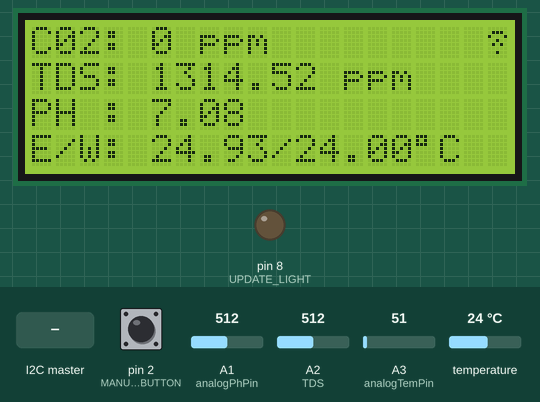
Bench run of a sketch on a simulated Arduino Uno, built with avr-gcc and run on an emulated ATmega328P. Shown: 20×4 character LCD, output pins drawn as LEDs (lit = HIGH). Inputs (shaded band) come from the test bench; at power-on: pin 2 (MANUAL_CHECK_BUTTON) HIGH, A1 (analogPhPin) = 512, A2 (TDS) = 512, A3 (analogTemPin) = 51, temperature 24 °C. What the sketch prints to the serial monitor is not drawn.

Above: at 2.6 s.
2.7 s: pin 2 (MANUAL_CHECK_BUTTON) pulled LOW for 0.15 s
At 3.5 s:
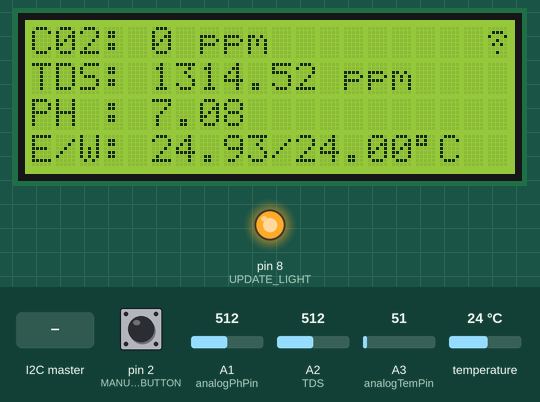
5.2 s: the I2C master sends the byte 5
6.7 s: the I2C master sends the byte 0
8.2 s: the I2C master sends the byte 200
Timing chart, 0 to 10.7 s (numbered marks = the images above; inputs shaded):
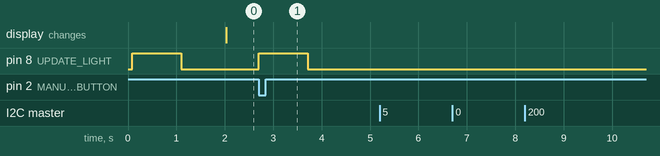

The sketch:

sketch.ino
```cpp
#include <DallasTemperature.h>
#include <math.h>
#include <LiquidCrystal_I2C.h>
#include <SoftwareSerial.h>
#include <OneWire.h>
#include <Wire.h>

#define UPDATE_LIGHT 8
#define MANUAL_CHECK_BUTTON 2
#define ZOOMER 9

/* PH Meter using PH Sensor
*
* https://bestengineeringprojects.com/arduino-ph-meter-using-ph-sensor/
*
*/
#define analogTemPin A3
#define ONE_WIRE_BUS 3
#define analogPhPin A1
OneWire oneWire(ONE_WIRE_BUS);
DallasTemperature sensors(&oneWire);
long phTot, temTot;
float phAvg, temAvg;
int x;
// Final
float pHValue = 0;
float Etemp = 0;
float Wtemp = 0;
// TODO: Поменять коэффициенты
const float C = 21.34; //Constant of straight line (Y = mx + C)
const float m = -5.70; // Slope of straight line (Y = mx + C)


/*
* C02 Meter
*
* https://itnan.ru/post.php?c=2&p=272090
*/
#define CO2 A3
SoftwareSerial mySerial(7, 6); // TX, RX
//Final
int ppm = 0;
byte cmd[9] = {0xFF, 0x01, 0x86, 0x00, 0x00, 0x00, 0x00, 0x00, 0x79};
unsigned char response[9];

/*
* TDS
*
* http://wiki.amperka.ru/products:troyka-tds-sensor
*/
#define TDS A2
// Final
float tdsSensor = 0.00;

LiquidCrystal_I2C lcd (0x27, 20, 4);

volatile unsigned long globalTimeBufferMillis = 0;

byte customChar[] = {
  B00000,
  B01110,
  B10001,
  B00100,
  B01010,
  B00000,
  B00100,
  B00000
};

boolean cooldownState;

// Standarts
int refC02 = 0;
float refNormalPh = 0;
float refVolume = 0;

void setup() {
  Serial.setTimeout(5);
  Serial.begin(9600);
  mySerial.begin(9600);

  // lcd.createChar(0, customChar);
  lcd.init();
  lcd.createChar(0, customChar);
  lcd.home();

  sensors.begin();
  pinMode(TDS, INPUT);
  pinMode(UPDATE_LIGHT, OUTPUT);
  pinMode(MANUAL_CHECK_BUTTON, INPUT_PULLUP);


  digitalWrite(UPDATE_LIGHT, LOW);

  attachInterrupt(0, manuallCheck, FALLING);

  // lcd.init();
  lcd.backlight();
  // lcd.clear();
  // lcd.setCursor(0, 0);

  Wire.begin(51);                // join i2c bus with address #4
  // Wire.setTimeout(100);
  Wire.onRequest(requestHandler);
  Wire.onReceive(receiveHandler);

}

int aboba = 1024;
boolean isWiFiAlert = false;
boolean isSuccessfulConnection = false;
void receiveHandler (int size) {
  Serial.println("receiveHandler");

  String buff = "";
  while (Wire.available() > 0) // loop through all but the last
  {
    char c = Wire.read(); // receive byte as a character
    buff.concat(c);         // print the character
  }
  Serial.println(buff);


  if (buff.equals("WiFiConfigStart\r\n")) {
    isWiFiAlert = true;
    cooldownState = false;
  }

  if (buff.equals("WiFiConfigEnd\r\n")) {
    isWiFiAlert = false;
    isSuccessfulConnection = true;
    cooldownState = false;
  }

  if (buff.equals("ReadSensors\r\n")) {
    cooldownState = false;
  }

  if (buff.substring(0, 3).equals("Ref")) {
    buff = buff.substring(buff.indexOf(':') + 1, buff.length());

    int refC02 = buff.substring(0, buff.indexOf(':')).toInt();
    buff = buff.substring(buff.indexOf(':') + 1, buff.length());

    float refNormalPh = buff.substring(0, buff.indexOf(':')).toFloat();

    float refVolume = buff.substring(buff.indexOf(':') + 1, buff.indexOf('$')).toFloat();
  }

}

void requestHandler() {
  Serial.println("requestHandler");

  Wire.print("$");
  Wire.print(ppm);
  Wire.print(":");
  Wire.print(pHValue);
  Wire.print(":");
  Wire.print(Etemp);
  Wire.print(":");
  Wire.print(Wtemp);
  Wire.print(":");
  Wire.print(tdsSensor);
  Wire.println("$");


}


void manuallCheck() {
  cooldownState = false;
}

void loop() {

  if (isWiFiAlert) {
    printWiFiMessageOnLcd();
    improvedDelay(3000);
  }

  if (isSuccessfulConnection) {
    printWiFiSuccessOnLcd();
    improvedDelay(3000);
    isSuccessfulConnection = false;
  }

  getData();
  // alertCO2();
  printDataOnLcd();
  improvedDelay(60000);

}

void printWiFiMessageOnLcd() {
  lcd.clear();
  lcd.setCursor(0, 1);
  lcd.print(" Connect via Wi-Fi");
  lcd.setCursor(0, 2);
  lcd.print(" ESP8266 ConfigMe");
}

void printWiFiSuccessOnLcd() {
  lcd.clear();
  lcd.setCursor(0, 1);
  lcd.print(" Successful connect");
  lcd.setCursor(0, 2);
  lcd.print(" to local WiFi");
}

void getPHData() {

  // Финальные переменные
  phTot = 0;
  temTot = 0;
  phAvg = 0;
  temAvg = 0;

  //taking 10 sample and adding with 10 milli second delay
  for(x=0; x<10 ; x++)
    {
        phTot += analogRead(analogPhPin);
        temTot += analogRead(analogTemPin);
        improvedDelay(10);
    }
    float temAvg = temTot/10.0;
    float phAvg = phTot/10;
    // float temVoltage = temAvg * (1023.0 / 5000.0); //convert sensor reading into milli volt
    float phVoltage =  phAvg * (5.0 / 1023.0); //convert sensor reading into milli volt

    sensors.requestTemperatures(); // Send the command to get temperatures
    Etemp = (temAvg/1023.0)*5.0*1000/10; //convert milli volt to temperature degree Celsius
    pHValue = phVoltage*m+C;
    Wtemp = sensors.getTempCByIndex(0);
    float TempDif = fabs(Etemp-Wtemp); //calculating the absolute value of floating

}

/*
* Собираем информацию со всех датчиков
*/
void getData() {
  getPPMCO2();
  getPPMTDS();
  getPHData();
}

/*
*
* 350 — 450 ppm: Нормальный уровень на открытом воздухе.
*
* < 600 ppm: Приемлемые уровни. Уровень. рекомендованный для спален, детских садов и школ.
*
* 600 — 1000 ppm: Жалобы на несвежий воздух, возможно снижение концентрации внимания.
*
* 1000 ppm: Максимальный уровень стандартов ASHRAE
*
* 1000 — 2500 ppm: Общая вялость, снижение концентрации внимания, возможна головная боль.
*
* 2500 — 5000 ppm: Возможны нежелательные эффекты на здоровье.
*
*/
void getPPMCO2()
{
  digitalWrite(UPDATE_LIGHT, HIGH);
  mySerial.write(cmd, 9);
  memset(response, 0, 9);
  mySerial.readBytes(response, 9);
  int i;
  byte crc = 0;
  for (i = 1; i < 8; i++) crc+=response[i];
  crc = 255 - crc;
  crc++;

  if ( !(response[0] == 0xFF && response[1] == 0x86 && response[8] == crc) ) {
    Serial.println("CRC error: " + String(crc) + " / "+ String(response[8]));
  } else {
    unsigned int responseHigh = (unsigned int) response[2];
    unsigned int responseLow = (unsigned int) response[3];
    ppm = (256*responseHigh) + responseLow;
  }
  digitalWrite(UPDATE_LIGHT, LOW);
}

/*
*
* @link https://pronormy.ru/stroitelstvo/zhkh/zhestkost-vody-norma
* Показатели для PPM  @endlink
*
*/
void getPPMTDS() {
  digitalWrite(UPDATE_LIGHT, HIGH);
  int valueSensor = analogRead(TDS);
  float voltageSensor = valueSensor * 5 / 1024.0;
  tdsSensor = (133.42 * pow(voltageSensor, 3) - 255.86 * pow(voltageSensor, 2) + 857.39 * voltageSensor) * 0.5;
  digitalWrite(UPDATE_LIGHT, LOW);
}


/*
* Оповещаем пользователя о
* завышенном колличестве CO2 в воздухе
*/
void alertCO2() {
  if (ppm >= refC02) {
    tone(ZOOMER, 100, 100);
    improvedDelay(200);
    noTone(ZOOMER);
    tone(ZOOMER, 100, 100);
    improvedDelay(200);
    noTone(ZOOMER);
    tone(ZOOMER, 100, 100);
  }
}


/*
* Печатаем информацию на LCD2004
*/
void printDataOnLcd() {
  lcd.clear();
  lcd.blink_off();
  lcd.setCursor(0, 0);
  lcd.print("C02: ");
  lcd.print(ppm);
  lcd.print(" ppm");

  lcd.setCursor(0, 1);
  lcd.print("TDS: ");
  lcd.print(tdsSensor);
  lcd.print(" ppm");

  lcd.setCursor(0, 2);
  lcd.print("PH : ");
  lcd.print(pHValue);

  lcd.setCursor(0, 3);
  lcd.print("E/W: ");
  lcd.print(Etemp);
  lcd.print("/");
  lcd.print(Wtemp);
  lcd.print("");
  lcd.write(B11011111);
  lcd.print("C");

  lcd.setCursor(19, 0);
  lcd.write(0);
  lcd.setCursor(19, 0);

  if (isWiFiAlert) {
    lcd.blink_on();
  } else {
    lcd.blink_off();
  }

}

/*
* Улучшенный метод ожидания
* Использовать только его, чтобы не ломать счёт времени
*/
void improvedDelay(unsigned int waitTime) {
    globalTimeBufferMillis = millis();
    cooldownState = true;

    while (cooldownState) {
        if (millis() - globalTimeBufferMillis > waitTime)
            cooldownState = false;
    }
}

void waitMicros() {
    for (int i = 0; i < 200; i++) {

        unsigned int microsTimerBuffer = micros();

        boolean exitState = true;
        while (exitState) {
            if (micros() - microsTimerBuffer > 50000) {
                exitState = false;
            }
        }
    }
}
```

Measured:
- after the input at 2.7 s, pin 8 (UPDATE_LIGHT): LOW → HIGH at once, → LOW 1.0 s later
- after the input at 5.2 s, every drawn part: stays the same
- after the input at 6.7 s, every drawn part: stays the same
- after the input at 8.2 s, every drawn part: stays the same
